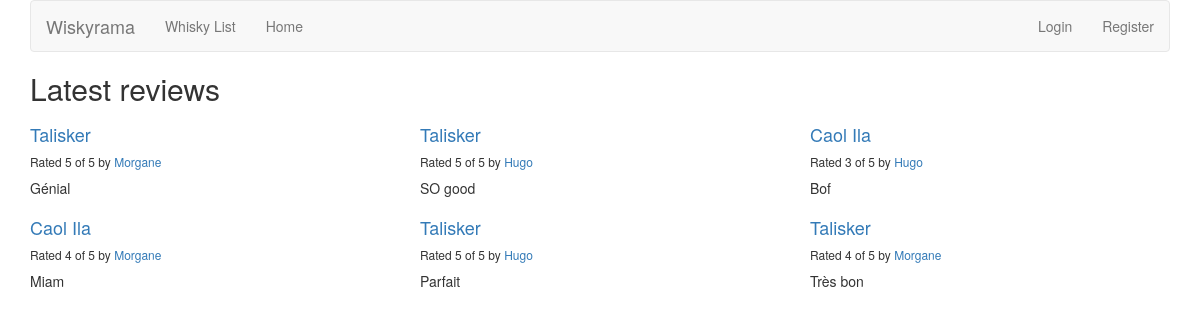
/reviews/, run on an earlier commit of the app's database.
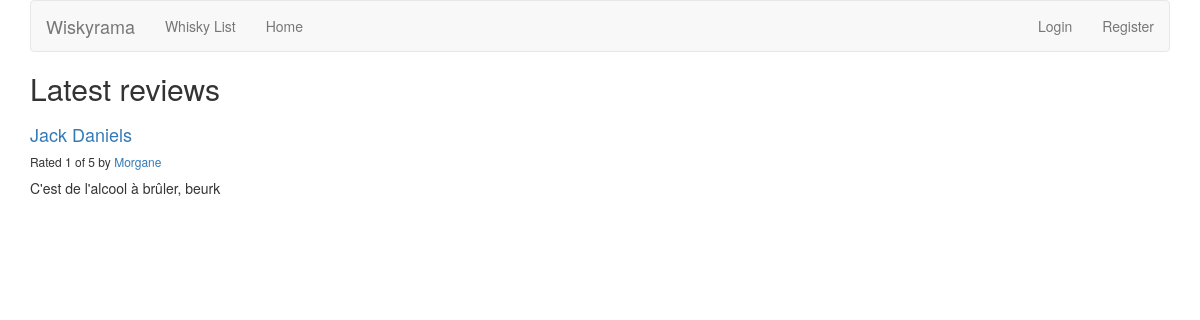
And on a later commit of the database.
### reviews/models.py (models this page shows, shortened)
class Review(models.Model):
    RATING_CHOICES = (
        (1, '1'),
        (2, '2'),
        (3, '3'),
        (4, '4'),
        (5, '5'),
    )
    whisky = models.ForeignKey(Whisky)
    pub_date = models.DateTimeField('date published')
    user_name = models.CharField(max_length=100)
    comment = models.CharField(max_length=200)
    rating = models.IntegerField(choices=RATING_CHOICES)

class Whisky(models.Model):
    name = models.CharField(max_length=200)

### reviews/views.py (the view)
def review_list(request):
    latest_review_list = Review.objects.order_by('-pub_date')[:9]
    context = {'latest_review_list': latest_review_list}
    return render(request, 'reviews/review_list.html', context)

### reviews/templates/reviews/review_list.html (shortened to what this page needs)
<!DOCTYPE html>
<html lang="en">
<head>
</head>
<body>
{% extends 'base.html' %}
{% block title %}
<h2>Latest reviews</h2>
{% endblock %}
{% block content %}
{% if latest_review_list %}
    <div class="row">
        {% for review in latest_review_list %}
            <div class="col-xs-6 col-lg-4">
                <h4><a href="{% url 'reviews:review_detail' review.id %}">
                {{ review.whisky.name }}
                </a></h4>
                <h6>Rated {{ review.rating }} of 5 by <a href="{% url 'reviews:user_review_list' review.user_name %}">{{ review.user_name }}</a></h6>
                <p>{{ review.comment }}</p>
            </div>
        {% endfor %}
    </div>
{% else %}
    <p>No reviews are available.</p>
{% endif %}
{% endblock %}

### templates/base.html (shortened to what this page needs)
<!DOCTYPE html>
<html lang="en">
<head>
</head>
<body>
{% load bootstrap3 %}
{% bootstrap_css %}
{% block bootstrap3_content %}
    <div class="container">
        <nav class="navbar navbar-default">
            <div class="navbar-header">
                <a class="navbar-brand" href="{% url 'reviews:review_list' %}">Wiskyrama</a>
            </div>
            <div id="navbar" class="navbar-collapse collapse">
                <ul class="nav navbar-nav">
                    <li><a href="{% url 'reviews:whisky_list' %}">Whisky List</a></li>
                    <li><a href="{% url 'reviews:review_list' %}">Home</a></li>
                </ul>
                <ul class="nav navbar-nav navbar-right">
                    {% if user.is_authenticated %}
                        <li><a href="{% url 'reviews:user_review_list' user.username %}">Hello {{ user.username }}</a></li>
                        <li><a href="{% url 'reviews:user_recommendation_list' %}">Whisky suggestions</a> </li>
                        <li><a href="{% url 'auth:logout' %}">Logout</a></li>
                        {% else %}
                        <li><a href="{% url 'auth:login' %}">Login</a></li>
                        <li><a href="/accounts/register">Register</a></li>
                    {% endif %}
                </ul>
            </div>
        </nav>
        <h1>{% block title %}(no title){% endblock %}</h1>
        {% block content %}(no content){% endblock %}
    </div>
{% endblock %}
</body>
</html>

What changed in the data, as far as the page shows it:
removed Review: whisky.name "Talisker", rating "5", user_name "Morgane", comment "Génial"
removed Review: whisky.name "Talisker", rating "5", user_name "Hugo", comment "SO good"
removed Review: whisky.name "Caol Ila", rating "3", user_name "Hugo", comment "Bof"
removed Review: whisky.name "Caol Ila", rating "4", user_name "Morgane", comment "Miam"
removed Review: whisky.name "Talisker", rating "5", user_name "Hugo", comment "Parfait"
removed Review: whisky.name "Talisker", rating "4", user_name "Morgane", comment "Très bon"
added Review: whisky.name "Jack Daniels", rating "1", user_name "Morgane", comment "C'est de l'alcool à brûler, beurk"
